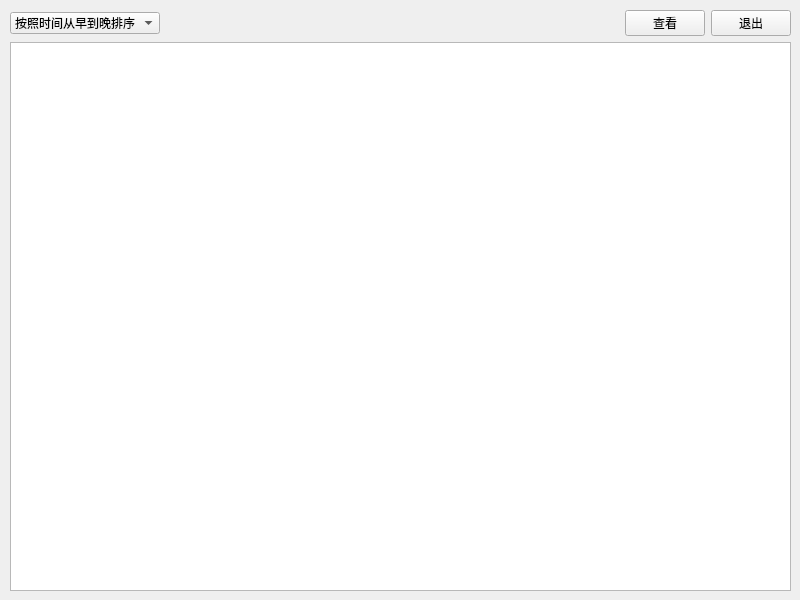
<?xml version="1.0" encoding="UTF-8"?>
<ui version="4.0">
 <class>patientfuc</class>
 <widget class="QWidget" name="patientfuc">
  <property name="geometry">
   <rect>
    <x>0</x>
    <y>0</y>
    <width>800</width>
    <height>600</height>
   </rect>
  </property>
  <property name="minimumSize">
   <size>
    <width>800</width>
    <height>600</height>
   </size>
  </property>
  <property name="maximumSize">
   <size>
    <width>800</width>
    <height>600</height>
   </size>
  </property>
  <property name="windowTitle">
   <string>医疗费用明细</string>
  </property>
  <widget class="QWidget" name="">
   <property name="geometry">
    <rect>
     <x>10</x>
     <y>10</y>
     <width>781</width>
     <height>581</height>
    </rect>
   </property>
   <layout class="QGridLayout" name="gridLayout_2">
    <item row="0" column="0">
     <layout class="QGridLayout" name="gridLayout">
      <item row="0" column="3">
       <widget class="QPushButton" name="pushButton_2">
        <property name="text">
         <string>退出</string>
        </property>
       </widget>
      </item>
      <item row="0" column="0">
       <widget class="QComboBox" name="comboBox">
        <item>
         <property name="text">
          <string>按照时间从早到晚排序</string>
         </property>
        </item>
        <item>
         <property name="text">
          <string>按照时间从晚到早排序</string>
         </property>
        </item>
       </widget>
      </item>
      <item row="0" column="1">
       <spacer name="horizontalSpacer">
        <property name="orientation">
         <enum>Qt::Horizontal</enum>
        </property>
        <property name="sizeHint" stdset="0">
         <size>
          <width>40</width>
          <height>20</height>
         </size>
        </property>
       </spacer>
      </item>
      <item row="0" column="2">
       <widget class="QPushButton" name="pushButton">
        <property name="text">
         <string>查看</string>
        </property>
       </widget>
      </item>
     </layout>
    </item>
    <item row="1" column="0">
     <widget class="QTableView" name="tableView"/>
    </item>
   </layout>
  </widget>
 </widget>
 <resources/>
 <connections/>
</ui>
